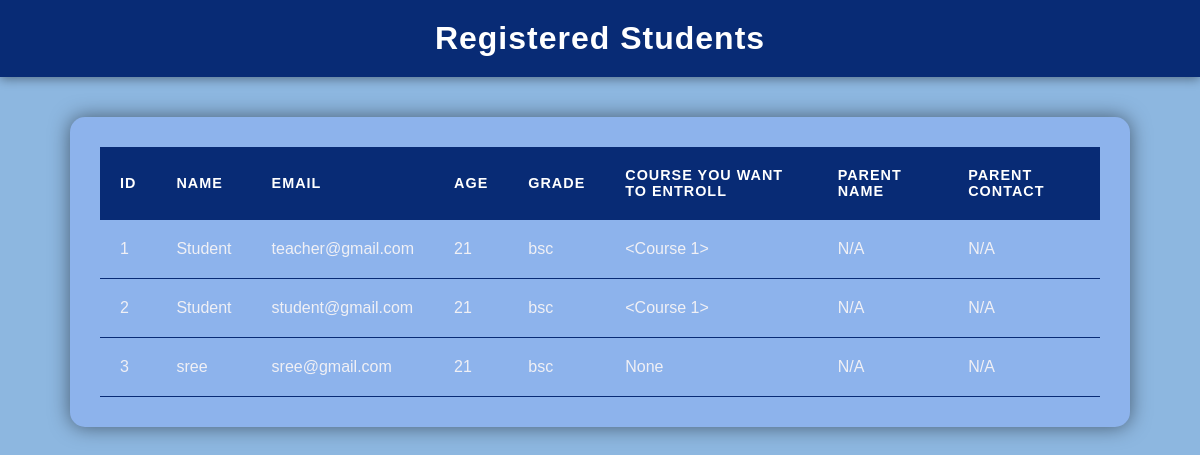
/students, run on the app's committed database.
### models.py (models this page shows, shortened)
class Student(db.Model):
    __tablename__ = 'Student'
    id = db.Column(db.Integer, primary_key=True)
    parent_id = db.Column(db.Integer, db.ForeignKey('Parent.id', name='fk_student_parent'))
    name = db.Column(db.String(100), nullable=False)
    email = db.Column(db.String(100), unique=True, nullable=False)
    password = db.Column(db.String(100), nullable=False)
    age = db.Column(db.Integer, nullable=False)
    grade = db.Column(db.String(10), nullable=False)
    course_id = db.Column(db.Integer, db.ForeignKey('Course.id', name='fk_student_course'))
    course = db.relationship("Course")

### app.py (the view)
@app.route('/students')
def students():
    all_students = Student.query.all()
    return render_template('student.html', students=all_students)  # for admin

### templates/student.html (shortened to what this page needs)
<!DOCTYPE html>
<html lang="en">
<head>
</head>
<body>
  <header>
    <h1>Registered Students</h1>
  </header>
  <div class="container">
    {% if students %}
      <table>
        <thead>
          <tr>
            <th>ID</th>
            <th>Name</th>
            <th>Email</th>
            <th>Age</th>
            <th>Grade</th>
            <th>Course you want to entroll</th>
            <th>Parent Name</th>
            <th>Parent Contact</th>
          </tr>
        </thead>
        <tbody>
          {% for student in students %}
          <tr>
            <td>{{ student.id }}</td>
            <td>{{ student.name }}</td>
            <td>{{ student.email }}</td>
            <td>{{ student.age }}</td>
            <td>{{ student.grade }}</td>
            <td>{{ student.course }}</td>
            <td>{{ student.parent.name if student.parent else 'N/A' }}</td>
            <td>{{ student.parent.contact if student.parent else 'N/A' }}</td>
          </tr>
          {% endfor %}
        </tbody>
      </table>
    {% else %}
      <p class="no-data">No students registered yet.</p>
    {% endif %}
  </div>
</body>
</html>

### templates/student.html (style rules this page uses)
body { background-color: #8db7e0ff; color: #f0f0f5; font-family: 'Poppins', sans-serif; margin: 0; padding: 0; }
header { background-color: #082b75ff; color: #fff; text-align: center; padding: 20px 0; box-shadow: 0 2px 10px rgba(0, 0, 0, 0.4); }
h1 { margin: 0; font-size: 2rem; letter-spacing: 1px; }
.container { margin: 40px auto; width: 90%; max-width: 1000px; background-color: #8db3ecff; padding: 30px; border-radius: 15px; box-shadow: 0 0 20px rgba(0, 0, 0, 0.5); }
table { width: 100%; border-collapse: collapse; text-align: left; }
th, td { padding: 20px 20px; border-bottom: 1px solid #082b75ff; }
th { background-color: #082b75ff; color: #fff; text-transform: uppercase; letter-spacing: 1px; font-size: 0.9rem; }

### data on the page
Student: id "1", name "Student", email "teacher@gmail.com", age "21", grade "bsc", course "<Course 1>", parent "N/A"
Student: id "2", name "Student", email "student@gmail.com", age "21", grade "bsc", course "<Course 1>", parent "N/A"
Student: id "3", name "sree", email "sree@gmail.com", age "21", grade "bsc", course "None", parent "N/A"
